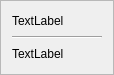
<ui version="4.0" >
 <class>FancyPopup</class>
 <widget class="QFrame" name="FancyPopup" >
  <property name="geometry" >
   <rect>
    <x>0</x>
    <y>0</y>
    <width>114</width>
    <height>75</height>
   </rect>
  </property>
  <property name="windowTitle" >
   <string>FancyPopup</string>
  </property>
  <property name="frameShape" >
   <enum>QFrame::StyledPanel</enum>
  </property>
  <property name="frameShadow" >
   <enum>QFrame::Raised</enum>
  </property>
  <layout class="QVBoxLayout" name="verticalLayout" >
   <item>
    <widget class="QLabel" name="Title_" >
     <property name="text" >
      <string>TextLabel</string>
     </property>
    </widget>
   </item>
   <item>
    <widget class="Line" name="line" >
     <property name="orientation" >
      <enum>Qt::Horizontal</enum>
     </property>
    </widget>
   </item>
   <item>
    <widget class="QLabel" name="Text_" >
     <property name="text" >
      <string>TextLabel</string>
     </property>
    </widget>
   </item>
  </layout>
 </widget>
 <resources/>
 <connections/>
</ui>
